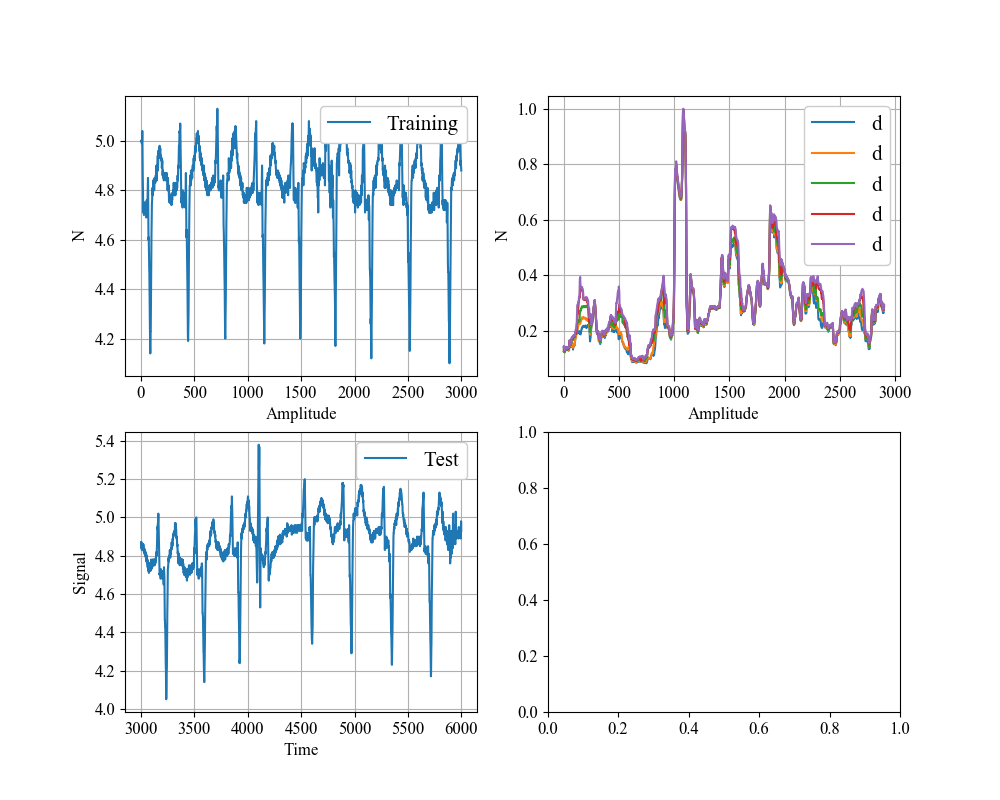

Python code for this plot:
# -*- coding: utf-8 -*-
import numpy as np
import matplotlib.pyplot as plt
from sklearn.neighbors import NearestNeighbors
import pandas as pd

def main():
    # CSVファイルの読み込み
    df_csv = pd.read_csv(
        "C:\github\sample\python\scikit\kmeans\ecg_dataset.csv")

    # 
    train_data = df_csv.iloc[1:3000, 1]
    test_data = df_csv.iloc[3001:6000, 1]
    width = 100
    nk = 5

    train = embed(train_data, width)
    test = embed(test_data, width)

    neigh = NearestNeighbors(n_neighbors=nk)
    neigh.fit(train)
    d = neigh.kneighbors(test)[0]  # [1]
    #d = d.T
    print(d)
    # 距離をmax1にするデータ整形
    mx = np.max(d)
    d = d / mx

    # プロット
    test_for_plot = train_data

 
    # グラフ表示
    fig = plt.figure(figsize=(10.0, 8.0))
    plt.rcParams['font.family'] = 'Times New Roman'
    plt.rcParams['font.size'] = 12

    # 時間信号（元）
    plt.subplot(221)
    plt.plot(train_data, label='Training')
    plt.xlabel("Amplitude", fontsize=12)
    plt.ylabel("N", fontsize=12)
    plt.grid()
    leg = plt.legend(loc=1, fontsize=15)
    leg.get_frame().set_alpha(1)

    # 周波数信号(元)
    plt.subplot(222)
    plt.plot(d, label='d')
    plt.xlabel("Amplitude", fontsize=12)
    plt.ylabel("N", fontsize=12)
    plt.grid()
    leg = plt.legend(loc=1, fontsize=15)
    leg.get_frame().set_alpha(1)

    # 時間信号(処理後)
    plt.subplot(223)
    plt.plot(test_data, label='Test')
    plt.xlabel("Time", fontsize=12)
    plt.ylabel("Signal", fontsize=12)
    plt.grid()
    leg = plt.legend(loc=1, fontsize=15)
    leg.get_frame().set_alpha(1)

    # 周波数信号(処理後)
    plt.subplot(224)

    plt.savefig('C:/github/sample/python/scikit/kmeans/sample1.png')




def embed(lst, dim):
    emb = np.empty((0, dim), float)
    for i in range(lst.size - dim + 1):
        tmp = np.array(lst[i:i+dim])[::-1].reshape((1, -1))
        emb = np.append(emb, tmp, axis=0)
    return emb


if __name__ == '__main__':
    main()
